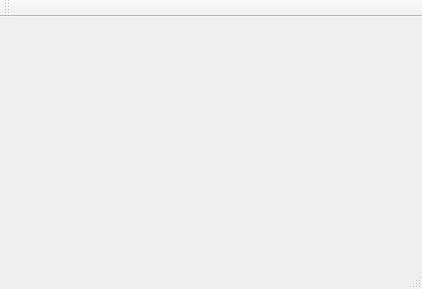
<?xml version="1.0" encoding="UTF-8"?>
<ui version="4.0">
 <class>MainWindow</class>
 <widget class="QMainWindow" name="MainWindow">
  <property name="geometry">
   <rect>
    <x>0</x>
    <y>0</y>
    <width>422</width>
    <height>289</height>
   </rect>
  </property>
  <property name="windowTitle">
   <string>MainWindow Application</string>
  </property>
  <widget class="QWidget" name="centralWidget"/>
  <widget class="QMenuBar" name="menuBar">
   <property name="geometry">
    <rect>
     <x>0</x>
     <y>0</y>
     <width>422</width>
     <height>23</height>
    </rect>
   </property>
  </widget>
  <widget class="QToolBar" name="mainToolBar">
   <attribute name="toolBarArea">
    <enum>TopToolBarArea</enum>
   </attribute>
   <attribute name="toolBarBreak">
    <bool>false</bool>
   </attribute>
  </widget>
  <widget class="QStatusBar" name="statusBar"/>
 </widget>
 <layoutdefault spacing="6" margin="11"/>
 <resources/>
 <connections/>
</ui>
